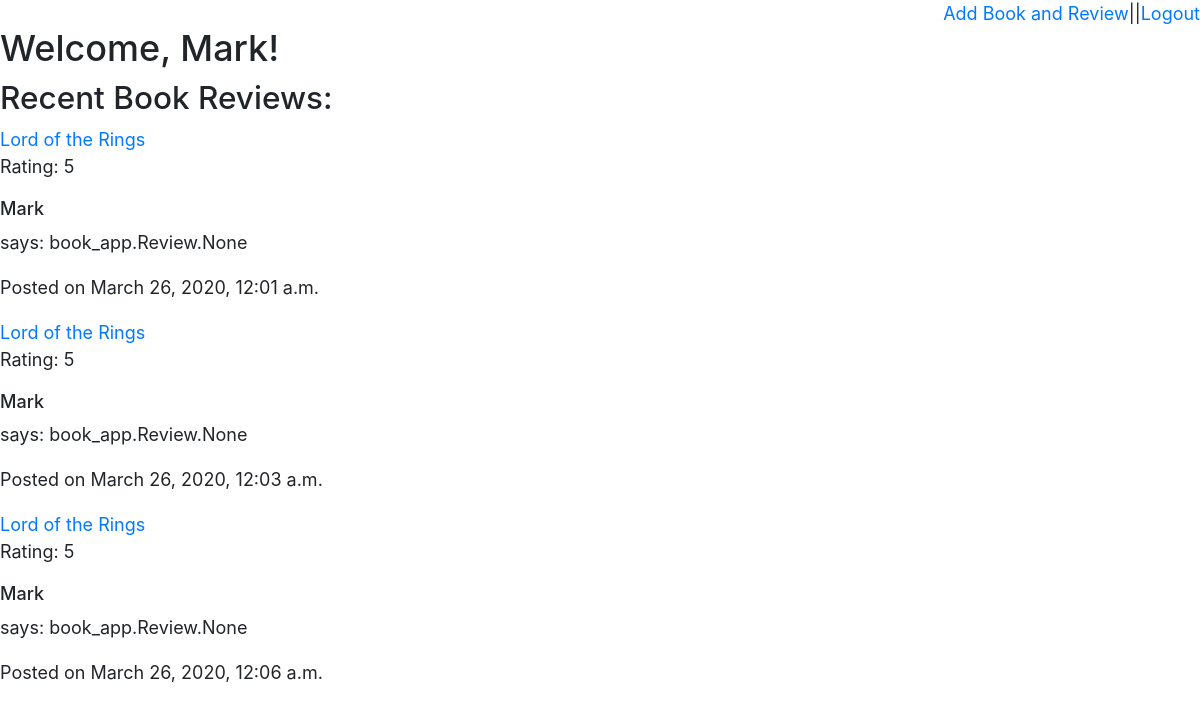
Page /book (signed in) on the committed database.
### login_app/models.py (models this page shows)
class User(models.Model):
    first_name=models.CharField(max_length=255)
    last_name=models.CharField(max_length=255)
    email=models.EmailField(max_length=255)
    password=models.CharField(max_length=255)
    created_at=models.DateTimeField(auto_now_add=True)
    updated_at=models.DateTimeField(auto_now=True)
    objects=Validator()

### book_app/models.py (models this page shows)
class Book(models.Model):#dont forget to capitalize class name
    user=models.ForeignKey(User, on_delete=models.CASCADE, related_name='book')#one to many field name
    title=models.CharField(max_length=255)
    author=models.CharField(max_length=255)
    rating=models.IntegerField()
    created_at=models.DateTimeField(auto_now_add=True)
    updated_at=models.DateTimeField(auto_now=True)
    objects=Validator()

### book_app/views.py (the view)
# urls.py: path('',views.book_home),
def book_home(request):
    if not valid_in_session:
        return redirect ('/')
    context={
        'user': User.objects.get(id=request.session['id']),
        'all_book':Book.objects.all(),
    }
    return render (request, 'book_home.html', context)

### book_app/templates/book_home.html (shortened to what this page needs)
<!DOCTYPE html>
<html lang="en">
<head>
    {%load static%}
    <link rel="stylesheet" href="https://stackpath.bootstrapcdn.com/bootstrap/4.4.1/css/bootstrap.min.css">
    <link rel="stylesheet" href="{% static 'css/style.css' %}" type="text/css">
</head>
<body>
    <nav>
        <a href="/">Logout</a>||
        <a href="/book/add">Add Book and Review</a>
    </nav>
    <h2>Welcome, {{user.first_name}}!</h2>
    <h3>Recent Book Reviews:</h3>
    <div class="book_display">
        {%for book in all_book%}
        <div class="each_book">
            <a href="/book/book_detail/{{book.id}}">{{book.title}}</a>
                <p>Rating: {{book.rating}}</p>
                <p><h6>{{book.user.first_name}}</h6> says: {{book.review}}</p>
                <p>Posted on {{book.created_at}}</p>
        </div>
        {%endfor%}
    </div>
</body>
</html>

### login_app/static/css/style.css (style rules this page uses)
body, html { height: 100%; width: 100%; font-size: large; }
nav { display: flex; flex-direction: row-reverse; }
.book_display { height: 5%; }

### rows in the picture
User: first_name "Mark"
Book: title "Lord of the Rings", rating "5", user.first_name "Mark", review "book_app.Review.None", created_at "March 26, 2020, 12:01 a.m."
Book: title "Lord of the Rings", rating "5", user.first_name "Mark", review "book_app.Review.None", created_at "March 26, 2020, 12:03 a.m."
Book: title "Lord of the Rings", rating "5", user.first_name "Mark", review "book_app.Review.None", created_at "March 26, 2020, 12:06 a.m."
